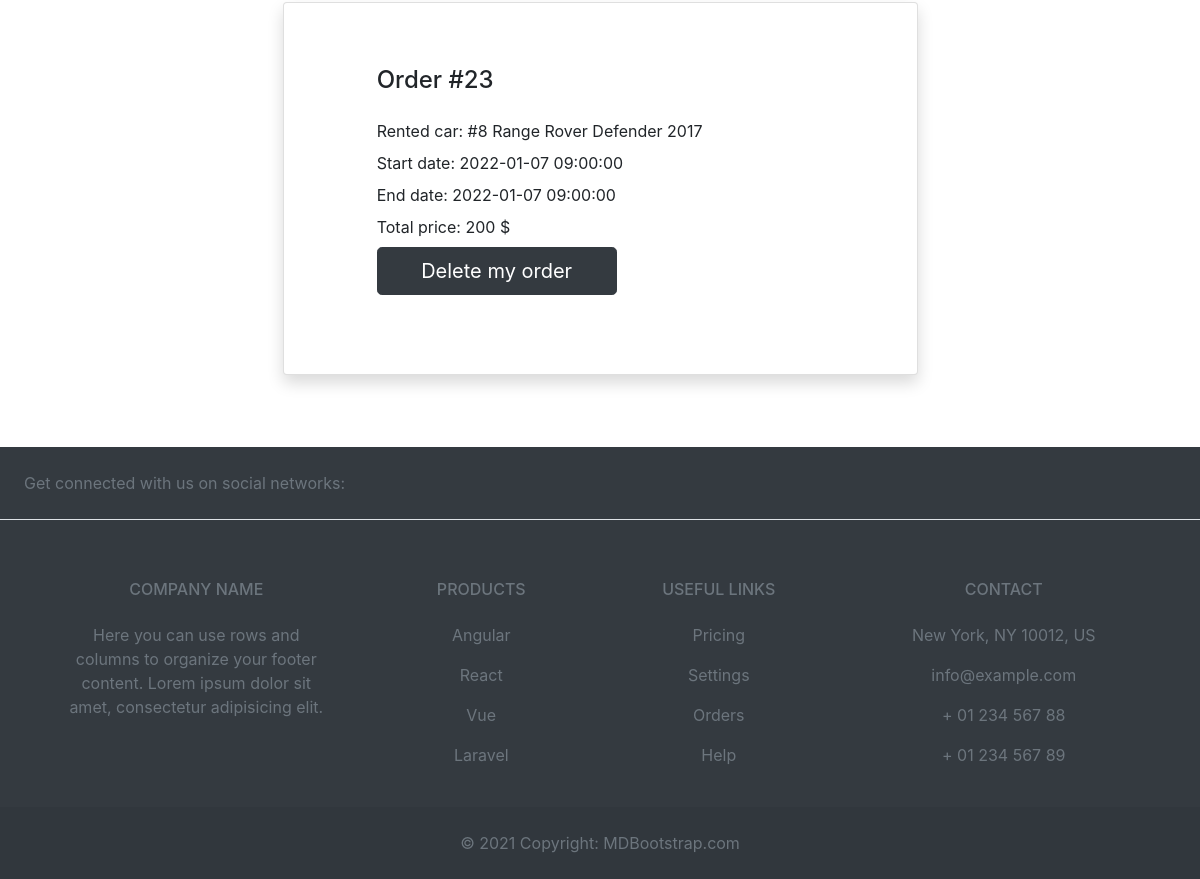
Before: /my_orders (signed in, lower part) with the older database file.
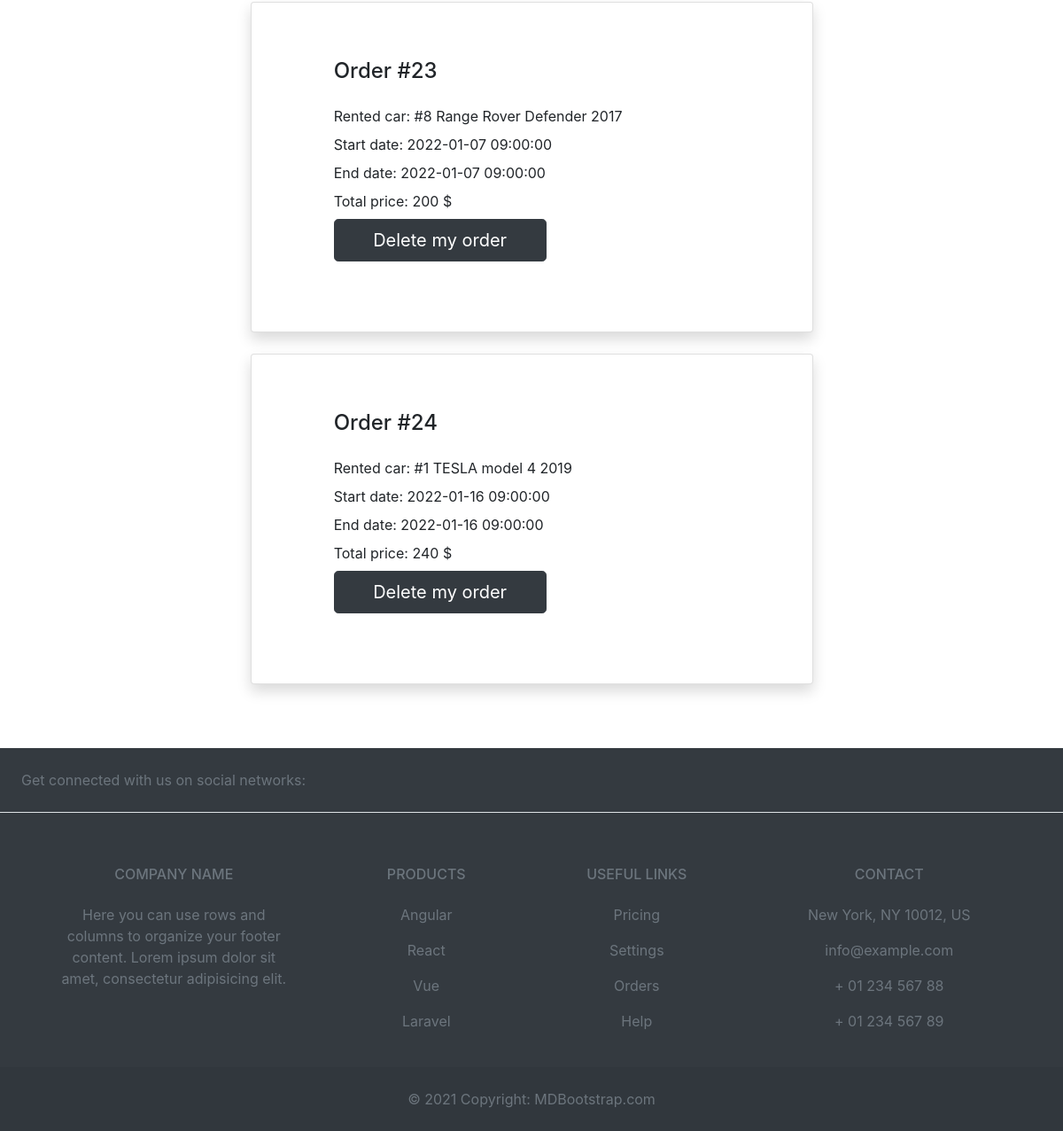
After: the same page with the newer database file.
### car_rental_app/models/order.py (models this page shows, shortened)
class Order(db.Model):
    __tablename__ = "order"
    id = db.Column(db.Integer, primary_key=True, autoincrement=True)
    user_id = db.Column(db.Integer, db.ForeignKey("user.id"))
    car_id = db.Column(db.Integer, db.ForeignKey("car.id"))
    start_date = db.Column(db.DateTime, nullable=False)
    end_date = db.Column(db.DateTime, nullable=False)
    price = db.Column(db.Integer, nullable=False)

### car_rental_app/models/car.py (models this page shows, shortened)
class Car(db.Model):
    __tablename__ = "car"
    id = db.Column(db.Integer, primary_key=True, autoincrement=True)
    name = db.Column(db.String(50), nullable=False)
    model = db.Column(db.String(50), nullable=False)
    year = db.Column(db.Integer, nullable=False)
    price_per_day = db.Column(db.Integer, nullable=False)
    people_count = db.Column(db.Integer, nullable=False)
    car = db.relationship("Order", cascade="all,delete", backref="car")

### car_rental_app/views/order_view.py (the view)
@public_blueprint.route("/my_orders", methods=["GET", "POST"])
@login_required
def show_user_orders():
    admin = False
    orders = order_service.read_all_orders_by_user_id(current_user.id)
    if not orders:
        flash(f"You have not orders! Choose car for yourself!", category="danger")
        return redirect(url_for("public.show_cars"))
    return render_template("orders.html", orders=orders, admin=admin)

### car_rental_app/models/user.py (called while the page is built)
@login_manager.user_loader
def load_user(user_id):
    return User.query.get(int(user_id))

### car_rental_app/service/order_service.py (called while the page is built)
def read_all_orders_by_user_id(id):
    try:
        orders = Order.query.filter_by(user_id=id).all()
        return orders
    except:
        logger.warning("Can`t get list of orders by user from db")
    return None

### car_rental_app/templates/orders.html (shortened to what this page needs)
{% extends 'base.html' %}
{% block content %}
    <div class="row py-5">
        {% for order in orders %}
            <div class="col-lg-7 mx-auto">
                <div class="card shadow mb-4">
                    <div class="card-body p-5" style="width: 90%">
                        <h4 class="mb-4">Order #{{ order.id }}</h4>
                        <ul class="list-unstyled">
                            <li class="mb-2">Rented car:
                                #{{ order.car.id }} {{ order.car.name }} {{ order.car.model }} {{ order.car.year }}</li>
                            <li class="mb-2">Start date: {{ order.start_date }}</li>
                            <li class="mb-2">End date: {{ order.end_date }}</li>
                            <li class="mb-2">Total price: {{ order.price }} $</li>
                            {% if admin %}
                            {% else %}
                                <div class="column">
                                    <a class="btn btn-lg btn-block btn-dark" style="margin-top: 1vh; width: 20vw"
                                       href="{{ url_for("public.delete_order", order_id=order.id) }}">Delete my
                                        order</a>
                                </div>
                            {% endif %}
                        </ul>
                    </div>
                </div>
            </div>
        {% endfor %}
    </div>
{% endblock %}

Changed rows visible on the page:
added Order: id "24", car.id "1", car.name "TESLA", car.model "model 4", car.year "2019", start_date "2022-01-16 09:00:00", end_date "2022-01-16 09:00:00", price "240"
